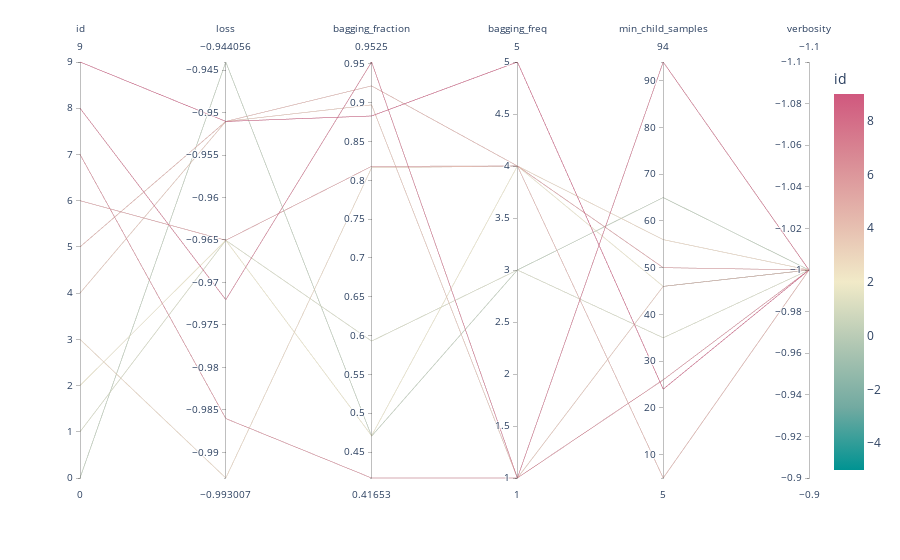

Notebook cell for this chart:
### Code cell
import plotly.express as px
fig = px.parallel_coordinates(df, color="id",
                             color_continuous_scale=px.colors.diverging.Tealrose,
                             color_continuous_midpoint=2)
fig.show()

### Figure 1 — Plotly figure (JSON) as saved in the notebook; plotly's stock layout.template omitted (floating-point values rounded to 4 significant figures)
{"data": [{"dimensions": [{"label": "id", "values": [0, 1, 2, 3, 4, 5, 6, 7, 8, 9]}, {"label": "loss", "values": [-0.9441, -0.965, -0.965, -0.993, -0.951, -0.951, -0.965, -0.986, -0.972, -0.951]}, {"label": "bagging_fraction", "values": [0.4705, 0.5929, 0.471, 0.8162, 0.8972, 0.9217, 0.8181, 0.4165, 0.9525, 0.883]}, {"label": "bagging_freq", "values": [3, 3, 4, 4, 1, 4, 4, 1, 1, 5]}, {"label": "min_child_samples", "values": [65, 35, 46, 56, 46, 5, 50, 26, 94, 24]}, {"label": "verbosity", "values": [-1, -1, -1, -1, -1, -1, -1, -1, -1, -1]}], "domain": {"x": [0, 1], "y": [0, 1]}, "line": {"color": [0, 1, 2, 3, 4, 5, 6, 7, 8, 9], "coloraxis": "coloraxis"}, "name": "", "type": "parcoords"}], "layout": {"autosize": true, "coloraxis": {"cmid": 2, "colorbar": {"title": {"text": "id"}}, "colorscale": [[0, "rgb(0, 147, 146)"], [0.1667, "rgb(114, 170, 161)"], [0.3333, "rgb(177, 199, 179)"], [0.5, "rgb(241, 234, 200)"], [0.6667, "rgb(229, 185, 173)"], [0.8333, "rgb(217, 137, 148)"], [1, "rgb(208, 88, 126)"]]}, "legend": {"tracegroupgap": 0}, "margin": {"t": 60}}}
